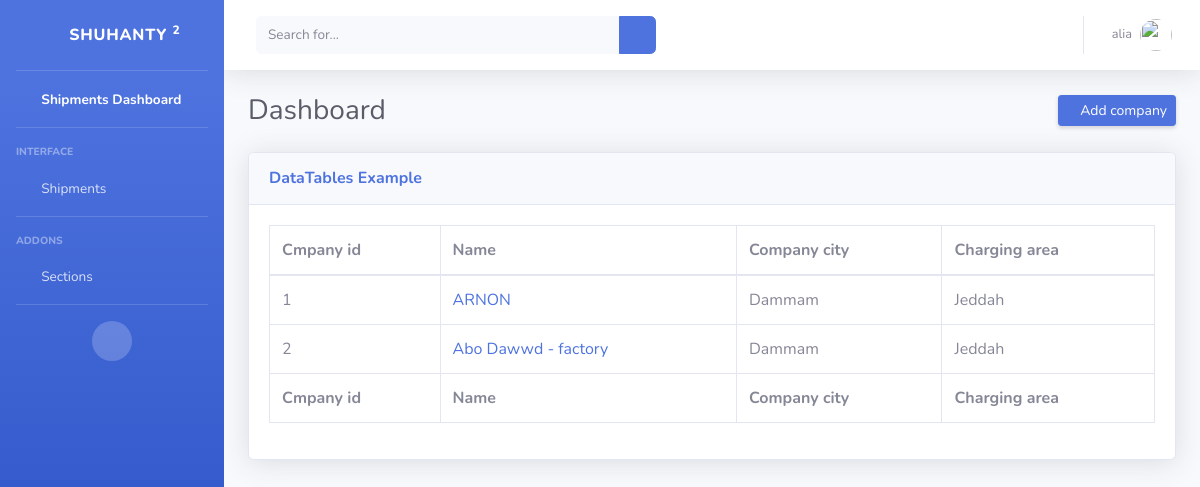
/companies/ (signed in), run on the app's committed database.
### companies/models.py (models this page shows, shortened)
class CompanyModel(models.Model):
    company_name = models.CharField(max_length=225,  help_text='اسم الشركة')
    company_id = models.BigAutoField(primary_key=True)
    company_city = models.CharField(max_length=225,  default='Dammam',help_text='مقر الشركة')
    charging_area = models.CharField( max_length=225, default='Jeddah', help_text='منطقة الشحن ')

### companies/views.py (the view)
# urls.py: path('companies/',company_list, name='company_list' ),
def company_list(request):
    companies = CompanyModel.objects.all()
    return render (request, 'companies/company_list.html',{'companies':companies})

### Shuhnaty/templates/companies/company_list.html
{% extends 'base.html' %}
{% block item %}
<div class="d-sm-flex align-items-center justify-content-between mb-4">
    <h1 class="h3 mb-0 text-gray-800">Dashboard</h1>
    <a href="{% url 'add_company'%}" class="d-none d-sm-inline-block btn btn-sm btn-primary shadow-sm"><i
            class="fas fa-download fa-sm text-white-50"></i> Add company </a>
</div>
{% endblock %}
{% block content %}
<div class="card shadow mb-4">
    <div class="card-header py-3">
        <h6 class="m-0 font-weight-bold text-primary">DataTables Example</h6>
    </div>
    <div class="card-body">
        <div class="table-responsive">
            <table class="table table-bordered" id="dataTable" width="100%" cellspacing="0">
                <thead>
                    <tr>
                        <th>Cmpany id </th>
                        <th>Name</th>
                        <th>Company city</th>
                        <th>Charging area</th>
                    </tr>
                </thead>
                <tfoot>
                    <tr>
                        <th>Cmpany id </th>
                        <th>Name</th>
                        <th>Company city</th>
                        <th>Charging area</th>
                    </tr>
                </tfoot>
                <tbody>
                    {% for company in companies %}
                    <tr>
                        <td>{{ company.company_id }} </td>
                        <td>
                            <a href="{% url 'company_details' company.pk%}">{{ company.company_name }}</a></td>
                        <td>{{ company.company_city }} </td>
                        <td>{{ company.charging_area}} </td>
                    </tr>
                    {% endfor %}
                </tbody>
            </table>
        </div>
    </div>
</div>
{% endblock %}

### Shuhnaty/templates/base.html (shortened to what this page needs)
{% load static %}
<!DOCTYPE html>
<html lang="en">
<head>
    <link href="{% static 'vendor/fontawesome-free/css/all.min.css' %}" rel="stylesheet" type="text/css">
    <link href="{% static 'css/sb-admin-2.min.css' %}" rel="stylesheet">
    <link href="{% static 'vendor/datatables/dataTables.bootstrap4.min.css' %}" rel="stylesheet">
</head>
<body id="page-top">
    <div id="wrapper">
        {% if user.is_authenticated %}
        <ul class="navbar-nav bg-gradient-primary sidebar sidebar-dark accordion" id="accordionSidebar">
            <a class="sidebar-brand d-flex align-items-center justify-content-center" href="{% url 'index' %}">
                <div class="sidebar-brand-icon rotate-n-15">
                    <i class="fas fa-laugh-wink"></i>
                </div>
                <div class="sidebar-brand-text mx-3">Shuhanty <sup>2</sup></div>
            </a>
            <hr class="sidebar-divider my-0">
            <li class="nav-item active">
                <a class="nav-link" href="{% url 'shipments_list'%}">
                    <i class="fas fa-fw fa-tachometer-alt"></i>
                    <span> Shipments Dashboard</span></a>
            </li>
            <hr class="sidebar-divider">
            <div class="sidebar-heading">
                Interface
            </div>
            <li class="nav-item">
                <a class="nav-link collapsed" href="#" data-toggle="collapse" data-target="#collapseTwo"
                    aria-expanded="true" aria-controls="collapseTwo">
                    <i class="fas fa-fw fa-cog"></i>
                    <span>Shipments</span>
                </a>
            </li>
            <hr class="sidebar-divider">
            <div class="sidebar-heading">
                Addons
            </div>
            <li class="nav-item">
                <a class="nav-link collapsed" href="#" data-toggle="collapse" data-target="#collapsePages"
                    aria-expanded="true" aria-controls="collapsePages">
                    <i class="fas fa-fw fa-folder"></i>
                    <span>Sections</span>
                </a>
            </li>
            <hr class="sidebar-divider d-none d-md-block">
            <div class="text-center d-none d-md-inline">
                <button class="rounded-circle border-0" id="sidebarToggle"></button>
            </div>
        </ul>
        {% endif %}
        <div id="content-wrapper" class="d-flex flex-column">
            <div id="content">
                {% if user.is_authenticated %}
                <nav class="navbar navbar-expand navbar-light bg-white topbar mb-4 static-top shadow">
                    <form
                        class="d-none d-sm-inline-block form-inline mr-auto ml-md-3 my-2 my-md-0 mw-100 navbar-search">
                        <div class="input-group">
                            <input type="text" class="form-control bg-light border-0 small" placeholder="Search for..."
                                aria-label="Search" aria-describedby="basic-addon2">
                            <div class="input-group-append">
                                <button class="btn btn-primary" type="button">
                                    <i class="fas fa-search fa-sm"></i>
                                </button>
                            </div>
                        </div>
                    </form>
                    <ul class="navbar-nav ml-auto">
                        <li class="nav-item dropdown no-arrow">
                            <a class="nav-link dropdown-toggle" href="#" id="userDropdown" role="button"
                                data-toggle="dropdown" aria-haspopup="true" aria-expanded="false">
                                <span class="mr-2 d-none d-lg-inline text-gray-600 small">{{ user }}</span>
                                <img class="img-profile rounded-circle" src="{% static 'img/undraw_profile.svg' %}">
                            </a>
                        </li>
                    </ul>
                </nav>
                {% endif %}
                <div class="container-fluid">
                    {% block item %}
                    {% endblock %}
                    {% block content %}
                    {% endblock %}
                </div>
            </div>
        </div>
    </div>
</body>
</html>

### data on the page
CompanyModel: company_id "1", company_name "ARNON", company_city "Dammam", charging_area "Jeddah"
CompanyModel: company_id "2", company_name "Abo Dawwd - factory", company_city "Dammam", charging_area "Jeddah"

### other printed values
{{ user }} "alia"
